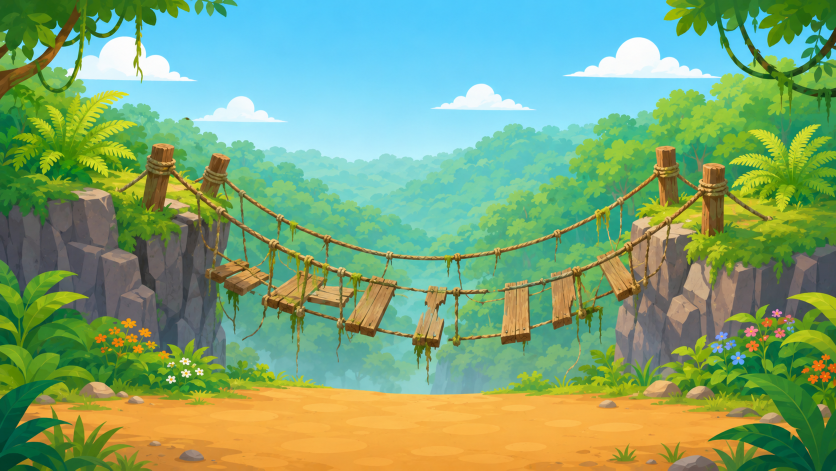
#> input picture assets/source/bg_bridge_broken.png, 1672 x 941 px (shown at 1/2 size)
$ python build-assets.py
#> lines starting #> are read from the running program, lines starting #| are printed output that depends on the picture
#!/usr/bin/env python3
"""Regenerate assets/bg and assets/chars from assets/source.

    pip install pillow numpy
    python3 tools/build-assets.py
"""
from PIL import Image
import numpy as np, pathlib, sys, math, os, subprocess
from scipy import ndimage

ROOT = pathlib.Path(__file__).resolve().parent.parent
SRC, BG, CH = ROOT/'assets/source', ROOT/'assets/bg', ROOT/'assets/chars'
W, H = 1920, 1080        # game frame, 16:9
# NOTE: assets/source backgrounds are only 1672x941 (river_deep is a
# 1086x1448 portrait), so 1920 output is a ~15% upscale. Re-export the
# sources at 1920+ to recover real detail.
CHAR_H = {'monty': 600, 'jhumru': 600, 'tez': 480}

BGS = {
    'bridge_broken': 'bg_bridge_broken.png', 'bridge_fixed': 'bg_bridge_fixed.png',
    'river_deep': 'bg_river_deep.png',       'river_shallow': 'bg_river_shallow.png',
    'rockwall': 'bg_rockwall.png',           'cave': 'bg_cave.png',
    'tree': 'bg_tree.png',                   'falls': 'bg_falls.png',
    'map': 'bg_map.png',
}
CHARS = {
    'jhumru': 'char_jhumru_elephant.png',
    'monty':  'char_monty_monkey.png',
    'tez':    'char_tez_tortoise.png',
}
# Animated loops. The raw GIFs are 1920x1080 with ~91% empty canvas, which ships
# 3x the bytes and makes positioning fiddly -- crop to the character's union
# bbox across all frames so left/top address the character itself.
# {output stem: (raw gif in assets/chars, output height px)}
# {output stem: (raw gif in assets/chars, output height, per-frame ms or None)}
# The ms override exists because monkey-side-walk-loop ships with every frame
# delay set to 0, which browsers play at default speed or as fast as they can.
LOOPS = {
    'jhumru_cycle': ('cycling jhumru.gif', 440, None),
    'monty_idle':   ('breathing monty.gif', 440, None),
    'jhumru_idle':  ('brreacthing jhumru.gif', 440, None),
    'monty_walk':   ('monkey-side-walk-loop (1).gif', 440, 90),
}
# 'talking jhumru.gif' is also on disk and builds fine, but Monty and Tez
# have no talk loop -- wiring only Jhumru would read as a bug, not a feature.
# An animated WebP cannot be paused from JS, so loops that need a stopped pose
# also emit a one-frame still: {output stem: frame index to freeze}
LOOP_STILLS = {'jhumru_cycle': 0}

def cover(im, tw, th):
#> called with tw = 1920, th = 1080
    s = max(tw / im.width, th / im.height)
#> s = 1.15
    im = im.resize((round(im.width * s), round(im.height * s)), Image.LANCZOS)
    l, t = (im.width - tw) // 2, (im.height - th) // 2
    return im.crop((l, t, l + tw, t + th))
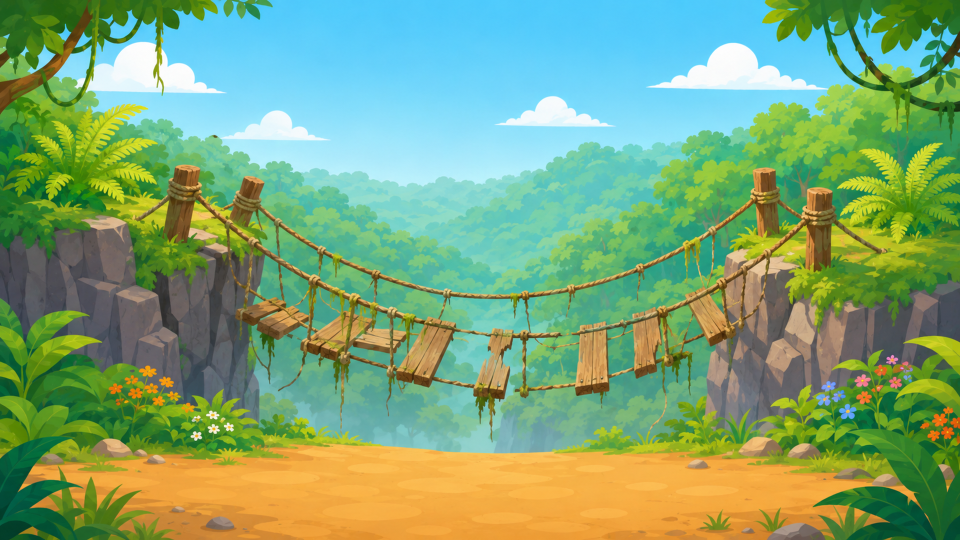
#> returned value: PIL image 1920x1080 RGB (shown at 1/2 size); mean R, G, B 124.6, 165.3, 118.1
#> (the rest of the program and of its run is left out)
